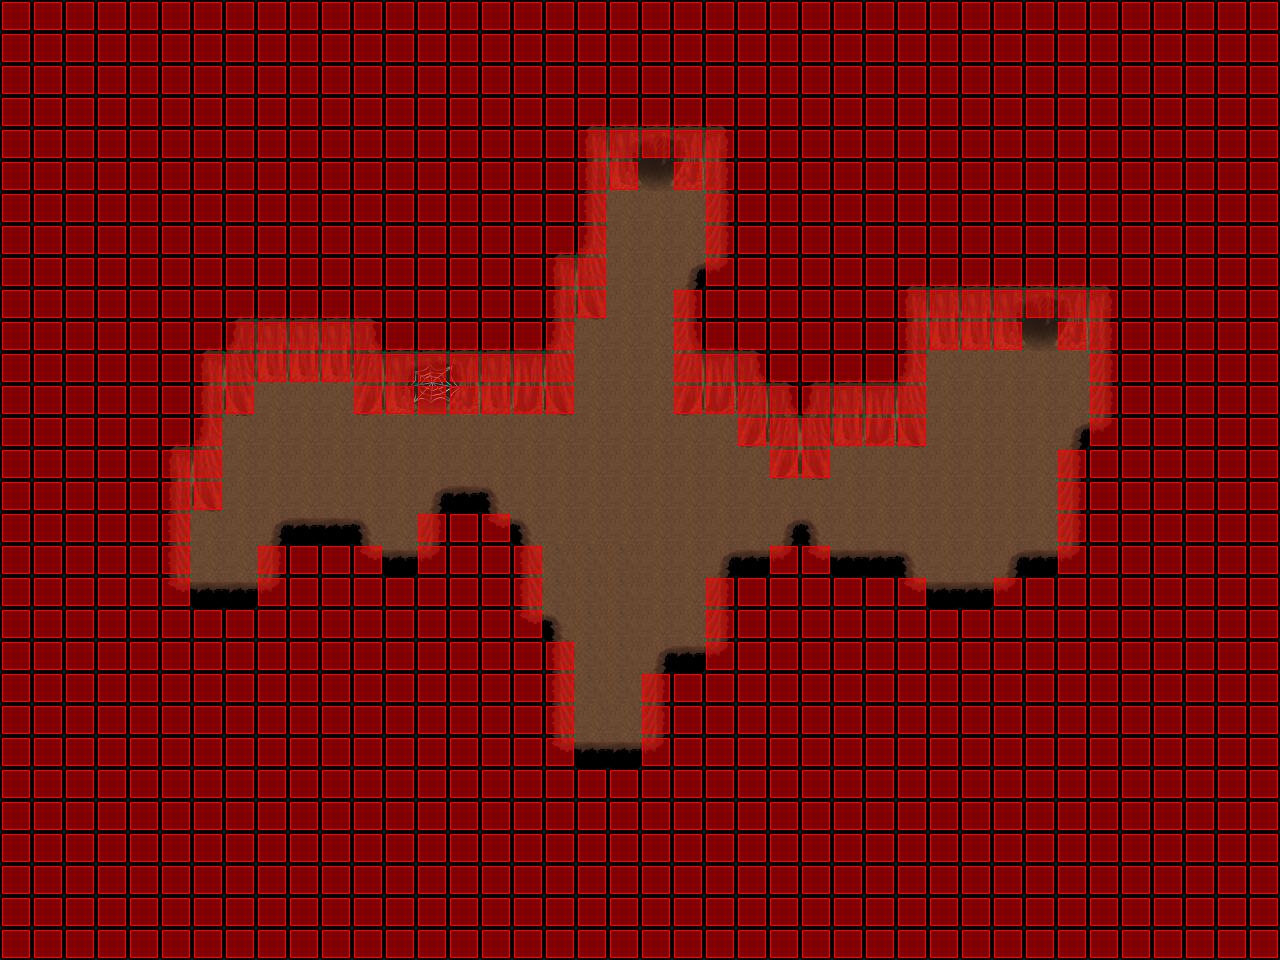

Rendered tile map (Tiled .tmx) drawn with the repository's tilesets; below, a short description and the map source with its tile grids summarised:
An orthogonal 40x30 tile map with 32x32 px tiles, 4 tile layers (Ground, Fringe, Over, Collision), 6 tilesets and 5 objects (4x DA_WARP, SCRIPT).

<map version="1.0" orientation="orthogonal" width="40" height="30" tilewidth="32" tileheight="32">
  <properties>
    <property name="music" value="inside2.ogg" />
  </properties>
  <tileset firstgid="1" name="collision1_32_32" tilewidth="32" tileheight="32">
    <image source="../graphics/tiles/collision1_32_32.png" />
  </tileset>
  <tileset firstgid="1025" name="cave3_32_32" tilewidth="32" tileheight="32">
    <image source="../graphics/tiles/cave3_32_32.png" />
  </tileset>
  <tileset firstgid="2049" name="cave2_32_32" tilewidth="32" tileheight="32">
    <image source="../graphics/tiles/cave2_32_32.png" />
  </tileset>
  <tileset firstgid="3073" name="cave4_32_32" tilewidth="32" tileheight="32">
    <image source="../graphics/tiles/cave4_32_32.png" />
  </tileset>
  <tileset firstgid="4097" name="cave1_32_64" tilewidth="32" tileheight="64">
    <image source="../graphics/tiles/cave1_32_64.png" />
  </tileset>
  <tileset firstgid="4609" name="misc1_32_64" tilewidth="32" tileheight="64">
    <image source="../graphics/tiles/misc1_32_64.png" />
  </tileset>
  <layer name="Ground" width="40" height="30">
    <data>[1200 cells, 1200 non-empty, 45 distinct tile ids]</data>
  </layer>
  <layer name="Fringe" width="40" height="30">
    <data>[1200 cells, 0 non-empty, 0 distinct tile ids]</data>
  </layer>
  <layer name="Over" width="40" height="30">
    <data>[1200 cells, 45 non-empty, 5 distinct tile ids]</data>
  </layer>
  <layer name="Collision" width="40" height="30">
    <data>[1200 cells, 1029 non-empty, 1 distinct tile ids]</data>
  </layer>
  <objectgroup name="Object" width="40" height="30" x="0" y="0">
    <object name="D" type="DA_WARP" x="640" y="160" width="32" height="32">
      <properties>
        <property name="DEST_MAP" value="" />
        <property name="DEST_X" value="" />
        <property name="DEST_Y" value="" />
      </properties>
    </object>
    <object name="A" type="DA_WARP" x="1024" y="320" width="32" height="32">
      <properties>
        <property name="DEST_MAP" value="" />
        <property name="DEST_X" value="" />
        <property name="DEST_Y" value="" />
      </properties>
    </object>
    <object name="B" type="DA_WARP" x="576" y="736" width="64" height="32">
      <properties>
        <property name="DEST_MAP" value="" />
        <property name="DEST_X" value="" />
        <property name="DEST_Y" value="" />
      </properties>
    </object>
    <object name="C" type="DA_WARP" x="192" y="576" width="64" height="32">
      <properties />
    </object>
    <object name="External Map Events" type="SCRIPT" x="0" y="0" width="0" height="0">
      <properties>
        <property name="FILENAME" value="scripts/maps/iw-desert-cave01-n01-n01-n01.lua" />
      </properties>
    </object>
  </objectgroup>
</map>
